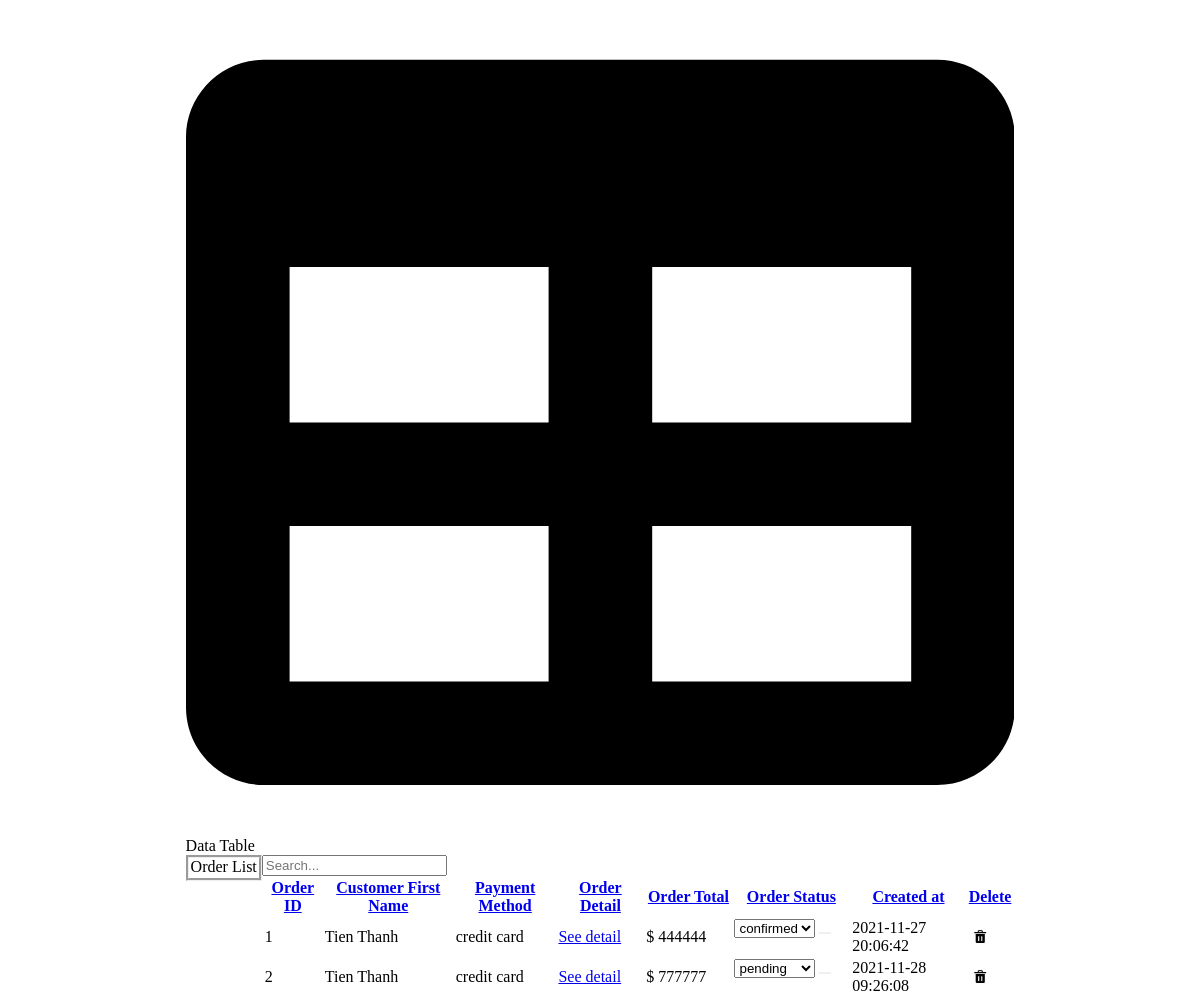
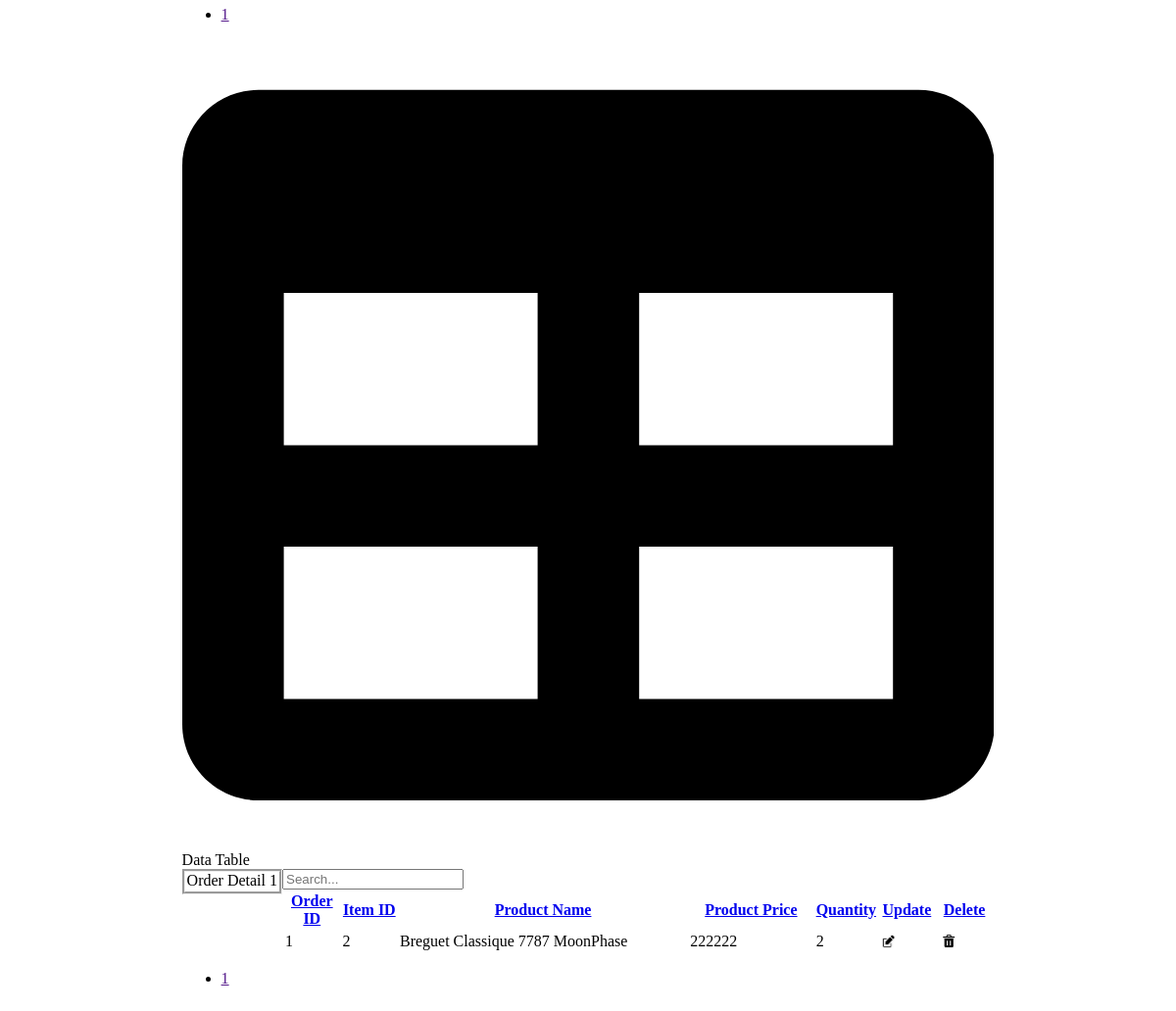
Page /server/order.php?part=order&detail=1 on the committed database (2 pictures, top to bottom).
### tables this page shows
CREATE TABLE `orders` (
  `order_id` int(11) NOT NULL,
  `customer_id` int(11) DEFAULT NULL,
  `payment_method` text DEFAULT NULL,
  `order_status` text DEFAULT NULL,
  `order_total` float DEFAULT NULL,
  `created_at` datetime DEFAULT NULL
);

CREATE TABLE `customers` (
  `customer_id` int(11) NOT NULL,
  `first_name` varchar(20) DEFAULT NULL,
  `last_name` varchar(20) DEFAULT NULL,
  `email` varchar(100) DEFAULT NULL,
  `phone_number` int(11) DEFAULT NULL,
  `customer_address` varchar(240) DEFAULT NULL,
  `zip_code` int(6) DEFAULT NULL,
  `login_name` varchar(100) DEFAULT NULL,
  `login_password` varchar(40) DEFAULT NULL
);

CREATE TABLE `order_items` (
  `item_id` int(11) NOT NULL,
  `order_id` int(11) DEFAULT NULL,
  `product_id` int(11) DEFAULT NULL,
  `product_name` varchar(100) DEFAULT NULL,
  `product_price` float DEFAULT NULL,
  `product_image` varchar(540) DEFAULT NULL,
  `quantity` int(6) DEFAULT NULL
);

### server/order.php (the view, shortened to what this page needs)
<?php
    $sql_order = mysqli_query($connect, "SELECT * FROM orders ORDER BY order_id ASC");
?>
<div class="card mb-4" style="width: 70%; display: table; margin: 0 auto;">
    <div class="card-header" >
        Data Table
    </div>
    <div class="card-body">
        <div class="dataTable-wrapper dataTable-loading no-footer sortable searchable fixed-columns">
            <div class="dataTable-top">
                <div class="dataTable-dropdown">
                    <label>
                        <option style="border-style: groove; float:left;">Order List</option>
                    </label>
                </div>
                <div class="dataTable-search">
                    <input class="dataTable-input" placeholder="Search..." type="text">
                </div>
            </div>
            <div class="dataTable-container">
                <table id="datatablesSimple" class="dataTable-table">
                    <thead>
                        <tr>
                            <th data-sortable="" style="width: 8%"><a href="index.html#" >Order ID</a></th>
                            <th data-sortable="" style="width: 18%;"><a href="index.html#" >Customer First Name</a></th>
                            <th data-sortable="" style="width: 14%;"><a href="index.html#" >Payment Method</a></th>
                            <th data-sortable="" style="width: 12%;"><a href="index.html#" >Order Detail</a></th>
                            <th data-sortable="" style="width: 12%;"><a href="index.html#" >Order Total</a></th>
                            <th data-sortable="" style="width: 16%;"><a href="index.html#" >Order Status</a></th>
                            <th data-sortable="" style="width: 16%;"><a href="index.html#" >Created at</a></th>
                            <th data-sortable="" style="width: 8%;"><a href="index.html#" >Delete</a></th>
                        </tr>
                    </thead>
                    <tbody>
                        <?php
                            while($fetch_order = mysqli_fetch_array($sql_order)){
                                $i = $fetch_order['order_id'];
                                $fetch_customer_id[$i] = $fetch_order['customer_id'];
                                $sql_customer = mysqli_query($connect, "SELECT * FROM customers WHERE customer_id = '$fetch_customer_id[$i]'");
                                $fetch_customer[$i] = mysqli_fetch_array($sql_customer);
                        ?>
                        <tr>
                            <td> <?php echo $fetch_order['order_id']?> </td>
                            <td> <?php echo $fetch_customer[$i]['first_name']?> </td>
                            <td> <?php echo $fetch_order['payment_method']?> </td>
                            <td> <a href="?part=order&detail=<?php echo $i?>"> See detail </a> </td>
                            <td> $ <?php echo $fetch_order['order_total']?> </td>
                            <td>
                                <form method="POST">
                                    <select name="status">
                                        <option> <?php echo $fetch_order['order_status']?> </option>
                                    </select>
                                    <button type="submit" style="border:none" name="update_order">
                                    </button>
                                </form>
                            </td>
                            <td> <?php echo $fetch_order['created_at']?> </td>
                            <td>
                                <a href="?part=order&delete_order=<?php echo $fetch_order['order_id']?>" role="button" style="text-decoration:none"><img src="../assets/img/delete.jpg" style="height:20px; width:24px"></a>
                            </td>
                        </tr>
                        <?php
                            }
                        ?>
                    </tbody>
                </table>
            </div>
            <div class="dataTable-bottom">
                <nav class="dataTable-pagination">
                    <ul class="dataTable-pagination-list">
                        <li class="active">
                            <a href="" data-page="1">1</a>
                        </li>
                    </ul>
                </nav>
            </div>
        </div>
    </div>
</div>
<?php
    if(isset($_GET['detail'])){
        include('order_detail.php');
    }else{
        $detail = '';
    }
?>

### server/order_detail.php (shortened to what this page needs)
<?php
    if(isset($_GET['detail'])){
        $detail = $_GET['detail'];
    }else{
        $detail = '';
    }
    $sql_order_item = mysqli_query($connect, "SELECT * FROM order_items WHERE order_id = '$detail'");
?>
<div class="card mb-4" style="width: 70%; display: table; margin: 0 auto;">
    <div class="card-header">
        Data Table
    </div>
    <div class="card-body">
        <div class="dataTable-wrapper dataTable-loading no-footer sortable searchable fixed-columns">
            <div class="dataTable-top">
                <div class="dataTable-dropdown">
                    <label>
                        <option style="border-style: groove; float:left;">Order Detail <?php echo $detail ?></option>
                    </label>
                </div>
                <div class="dataTable-search">
                    <input class="dataTable-input" placeholder="Search..." type="text">
                </div>
            </div>
            <div class="dataTable-container">
                <table id="datatablesSimple" class="dataTable-table">
                    <thead>
                        <tr>
                            <th data-sortable="" style="width: 8%"><a href="index.html#" >Order ID</a></th>
                            <th data-sortable="" style="width: 8%;"><a href="index.html#" >Item ID</a></th>
                            <th data-sortable="" style="width: 42%;"><a href="index.html#" >Product Name</a></th>
                            <th data-sortable="" style="width: 18%;"><a href="index.html#" >Product Price</a></th>
                            <th data-sortable="" style="width: 8%;"><a href="index.html#" >Quantity</a></th>
                            <th data-sortable="" style="width: 8%;"><a href="index.html#" >Update</a></th>
                            <th data-sortable="" style="width: 8%;"><a href="index.html#" >Delete</a></th>
                        </tr>
                    </thead>
                    <tbody>
                        <?php
                            while($fetch_order_item = mysqli_fetch_array($sql_order_item)){
                                $i = $fetch_order_item['item_id'];
                                $fetch_order_id[$i] = $fetch_order_item['order_id'];
                                $fetch_product_name[$i] = $fetch_order_item['product_name'];
                                $fetch_product_price[$i] = $fetch_order_item['product_price'];
                                $fetch_quantity[$i] = $fetch_order_item['quantity'];
                        ?>
                        <tr>
                            <td> <?php echo $fetch_order_id[$i] ?> </td>
                            <td> <?php echo $i?> </td>
                            <td> <?php echo $fetch_product_name[$i] ?> </td>
                            <td> <?php echo $fetch_product_price[$i] ?> </td>
                            <td> <?php echo $fetch_quantity[$i]?> </td>
                            <td>
                                <a href="#update_order_item<?php echo $i?>" role="button" style="text-decoration:none"><img src="../assets/img/update.jpg" style="height:16px; width:16px"></a>
                            </td>
                            <td>
                                <a href="?part=order&detail=<?php echo $detail?>&delete_order_item=<?php echo $fetch_order_item['item_id']?>" role="button" style="text-decoration:none"><img src="../assets/img/delete.jpg" style="height:20px; width:24px"></a>
                            </td>
                        </tr>
                        <?php
                            }
                        ?>
                    </tbody>
                </table>
            </div>
            <div class="dataTable-bottom">
                <nav class="dataTable-pagination">
                    <ul class="dataTable-pagination-list">
                        <li class="active">
                            <a href="" data-page="1">1</a>
                        </li>
                    </ul>
                </nav>
            </div>
        </div>
    </div>
</div>

### rows in the picture
orders: order_id "1", order_id.first_name "Tien Thanh", payment_method "credit card", order_total "444444", status "confirmed", created_at "2021-11-27 20:06:42"
orders: order_id "2", order_id.first_name "Tien Thanh", payment_method "credit card", order_total "777777", status "pending", created_at "2021-11-28 09:26:08"
order_items: item_id "1", item_id "2", item_id "Breguet Classique 7787 MoonPhase", item_id "222222"
